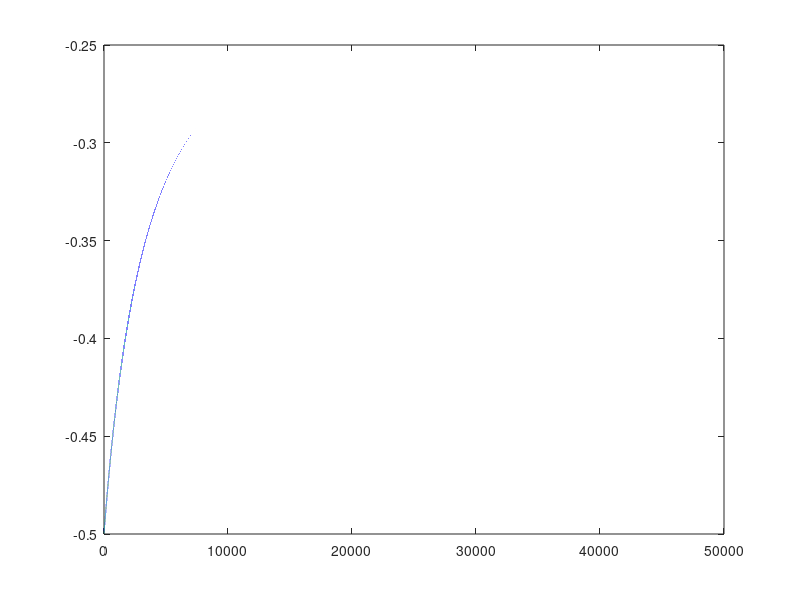

Reproduce this figure in MATLAB.
function plotPSM()

x = 0:0.1:50000;

global lamda;
global T3324;
global Pra;
global Nmax;
global concurrentDevices;
global resourceNumbers;


lamda = 0.00016667;
T3324 = 4.25;
Nmax = 128;
concurrentDevices = 20;
resourceNumbers = 100;
Pra = exp(-concurrentDevices/resourceNumbers);

P12 = 1 - exp(-lamda * x);
P15 = exp(-lamda * x);
P51 = exp(-lamda * T3324);
P54 = 1 - P51;
P24 = power(1-Pra, Nmax);
P23 = 1 - P24;
P42 = 1;
P35 = 1;

% y = q1
y = -1 ./ ((1 + P51 + P51*P12 + P51*P12*P23) + (2 + P23) * (1 - P51 + P51*P12*P24)/(1 - P24));
plot(x, y);
